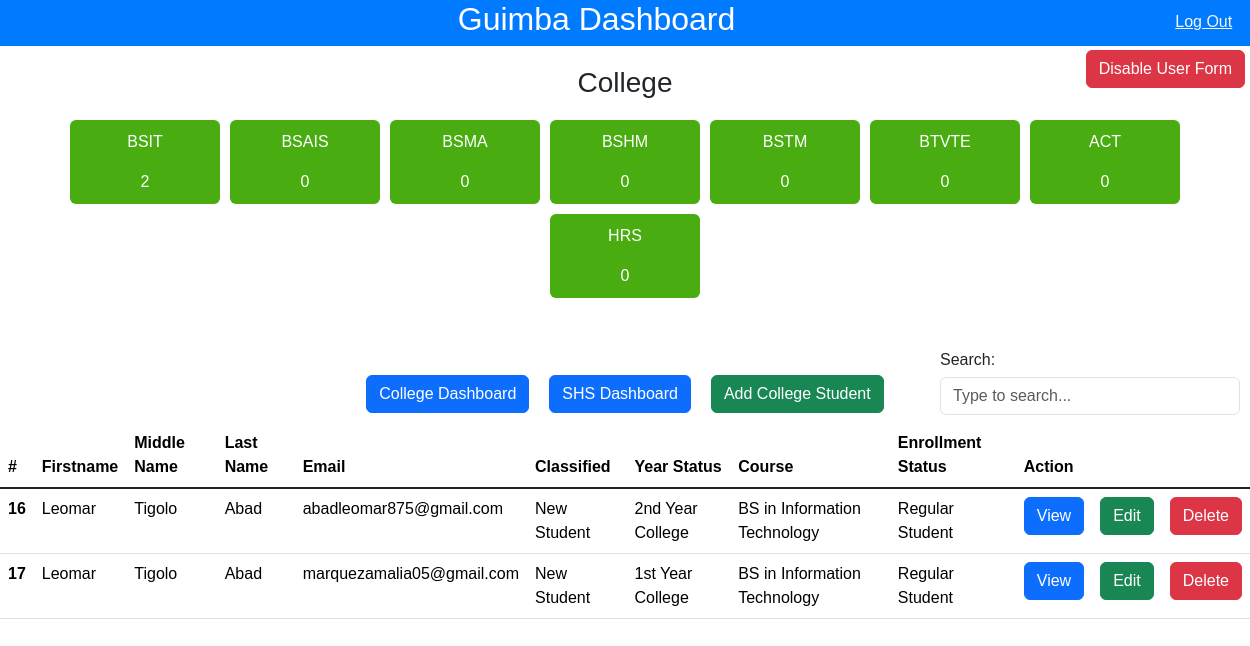
Page /guimba-dashboard.php on the committed database.
### tables this page shows
CREATE TABLE `college` (
  `id` int(11) NOT NULL,
  `username` varchar(100) NOT NULL,
  `password` varchar(100) NOT NULL,
  `email` varchar(100) NOT NULL,
  `Classified` varchar(100) NOT NULL,
  `year_status` varchar(100) NOT NULL,
  `course` varchar(100) NOT NULL,
  `enrollment_status` varchar(100) NOT NULL,
  `student_number` varchar(100) NOT NULL,
  `firstname` varchar(100) NOT NULL,
  `middle_name` varchar(100) NOT NULL,
  `lastname` varchar(100) NOT NULL,
  `name_extension` varchar(100) NOT NULL,
  `date_birth` varchar(100) NOT NULL,
  `house_number` varchar(100) NOT NULL,
  `barangay` varchar(100) NOT NULL,
  `municipal` varchar(100) NOT NULL,
  `province` varchar(100) NOT NULL,
  `zipcode` varchar(100) NOT NULL,
  `sex` varchar(100) NOT NULL,
  `religion` varchar(100) NOT NULL,
  `height` varchar(100) NOT NULL,
  `weigth` varchar(100) NOT NULL,
  `civil_status` varchar(100) NOT NULL,
  `cellhone_number` varchar(100) NOT NULL,
  `facebook_account` varchar(100) NOT NULL,
  `TotalAnnualGrossIncome` varchar(100) NOT NULL,
  `elementary` varchar(100) NOT NULL,
  `year_graduated` varchar(100) NOT NULL,
  `high_school` varchar(100) NOT NULL,
  `year_graduated_hs` varchar(100) NOT NULL,
  `collegiate` varchar(100) NOT NULL,
  `admission` varchar(100) NOT NULL,
  `parent` varchar(100) NOT NULL,
  `contact_number_parent` varchar(100) NOT NULL,
  `branch` varchar(100) NOT NULL,
  `date_time` varchar(100) NOT NULL
);

### guimba-dashboard.php (the view, shortened to what this page needs)
<?php
    $conn = connection();
?>
<!DOCTYPE html>
<html lang="en">
<head>
    <link href="https://cdn.jsdelivr.net/npm/bootstrap@5.3.3/dist/css/bootstrap.min.css" rel="stylesheet">
    <link rel="stylesheet" href="admin.css">
</head>
<body>
    <div class="header-container">
    <h2>Guimba Dashboard</h2>
    <a class="log-out" id="log-out" href="logout.php">Log Out</a>
    </div>
        <h3 style="text-align: center; margin-top: 20px;">College</h3>
    <div class="admin-container">
    <?php
    $sqls = "SELECT COUNT(course) AS course_count FROM `college` WHERE course LIKE 'BS in Information Technology'";
    $results = mysqli_query($conn, $sqls);
    if(mysqli_num_rows($results) > 0){
        while($rows = mysqli_fetch_assoc($results)){
            echo '<div class="div-con"><p>BSIT</p>'.$rows['course_count'].'</div>';
        }
    }
?>
<?php
    $sqls = "SELECT COUNT(course) AS course_count FROM `college` WHERE course LIKE 'BS in Accounting Information System'";
    $results = mysqli_query($conn, $sqls);
    if(mysqli_num_rows($results) > 0){
        while($rows = mysqli_fetch_assoc($results)){
            echo '<div class="div-con"><p>BSAIS</p>'.$rows['course_count'].'</div>';
        }
    }
?>
       <?php
    $sqls = "SELECT COUNT(course) AS course_count FROM `college` WHERE course LIKE 'BS in Management Accounting'";
    $results = mysqli_query($conn, $sqls);
    if(mysqli_num_rows($results) > 0){
        while($rows = mysqli_fetch_assoc($results)){
            echo '<div class="div-con"><p>BSMA</p>'.$rows['course_count'].'</div>';
        }
    }
?>
<?php
    $sqls = "SELECT COUNT(course) AS course_count FROM `college` WHERE course LIKE 'BS in Hospitality Management'";
    $results = mysqli_query($conn, $sqls);
    if(mysqli_num_rows($results) > 0){
        while($rows = mysqli_fetch_assoc($results)){
            echo '<div class="div-con"><p>BSHM</p>'.$rows['course_count'].'</div>';
        }
    }
?>
    <?php
    $sqls = "SELECT COUNT(course) AS course_count FROM `college` WHERE course LIKE 'BS in Tourism Management'";
    $results = mysqli_query($conn, $sqls);
    if(mysqli_num_rows($results) > 0){
        while($rows = mysqli_fetch_assoc($results)){
            echo '<div class="div-con"><p>BSTM</p>'.$rows['course_count'].'</div>';
        }
    }
?>
<?php
    $sqls = "SELECT COUNT(course) AS course_count FROM `college` WHERE course LIKE 'Bachelor in Technical Vocational Teacher Education'";
    $results = mysqli_query($conn, $sqls);
    if(mysqli_num_rows($results) > 0){
        while($rows = mysqli_fetch_assoc($results)){
            echo '<div class="div-con"><p>BTVTE</p>'.$rows['course_count'].'</div>';
        }
    }
?>
<?php
    $sqls = "SELECT COUNT(course) AS course_count FROM `college` WHERE course LIKE 'Associate in Computer Technology (2 Years)'";
    $results = mysqli_query($conn, $sqls);
    if(mysqli_num_rows($results) > 0){
        while($rows = mysqli_fetch_assoc($results)){
            echo '<div class="div-con"><p>ACT</p>'.$rows['course_count'].'</div>';
        }
    }
?>
<?php
    $sqls = "SELECT COUNT(course) AS course_count FROM `college` WHERE course LIKE 'Hotel in Restaurant Services (2 Years)'";
    $results = mysqli_query($conn, $sqls);
    if(mysqli_num_rows($results) > 0){
        while($rows = mysqli_fetch_assoc($results)){
            echo '<div class="div-con"><p>HRS</p>'
            .$rows['course_count'].
            '</div>';
        }
    }
?>
    </div>
    <div class="search">
            <label><h6>Search:</h6></label>
            <input type="text" class="form-control" id="searchInput" placeholder="Type to search..." oninput="filterTable()">
        </div>
    <table id="dataTable"  class="table">
<div class="button-container">
<button id="disableFormButton" class="btn btn-danger">Disable User Form</button>
    <a href="guimba-dashboard.php" class="btn btn-primary">College Dashboard</a>
      <a href="guimba-shs.php" class="btn btn-primary">SHS Dashboard</a>
      <a href="add-college.php" class="btn btn-success">Add College Student</a>
</div>
  <thead>
    <tr>
      <th scope="col">#</th>
      <th scope="col">Firstname</th>
      <th scope="col">Middle Name</th>
      <th scope="col">Last Name</th>
      <th scope="col">Email</th>
      <th scope="col">Classified</th>
      <th scope="col">Year Status</th>
      <th scope="col">Course</th>
      <th scope="col">Enrollment Status</th>
      <th scope="col">Action</th>
    </tr>
  </thead>
  <tbody class="table-group-divider">
    <?php
      $sql = "SELECT * FROM `college` WHERE branch IN ('Guimba')";
      $result = mysqli_query($conn, $sql);
      if(mysqli_num_rows($result) > 0){
        while($row = mysqli_fetch_assoc($result)){
        echo  '<tr>';
        echo  '<th scope="row">'.$row['id'].'</th>'.
          '<td>'.$row['firstname'].'</td>'.
          '<td>'.$row['middle_name'].'</td>'.
          '<td>'.$row['lastname'].'</td>'.
          '<td>'.$row['email'].'</td>'.
          '<td>'.$row['Classified'].'</td>'.
          '<td>'.$row['year_status'].'</td>'.
          '<td>'.$row['course'].'</td>'.
          '<td>'.$row['enrollment_status'].'</td>'.
          '<td>'.'<a class="btn btn-primary" href="view.php?view_id='.$row['id'].'">View</a>'.'</td>'.
          '<td>'.'<a class="btn btn-success" href="edit.php?edit_id='.$row['id'].'">Edit</a>'.'</td>'.
          '<td>'.'<a class="btn btn-danger" href="delete.php?delete_id='.$row['id'].'">Delete</a>'.'</td>';
       echo '</tr>';
        }
      }
    ?>
  </tbody>
</table>
</body>
</html>

### admin.css (style rules this page uses)
* { margin: 0; padding: 0; box-sizing: border-box; font-family: sans-serif; }
.admin-container { display: flex; justify-content: center; flex-wrap: wrap; align-items: center; gap: 10px; margin-top: 20px; }
.admin-container > div { padding: 10px; width: 150px; }
.header-container { display: flex; justify-content: center; text-align: center; background-color: #007bff; color: white; }
.log-out { position: relative; left: 400px; color: whitesmoke; top: 10px; }
.button-container { display: flex; justify-content: center; margin: 10px; gap: 20px; }
.search { position: relative; top: 50px; left: 940px; width: 300px; }

### guimba-dashboard.php (style rules this page uses)
.div-con { text-align: center; background-color: #49AD12; color: white; border-radius: 6px; }
#log-out { position: relative; left: 440px; color: whitesmoke; top: 10px; }
#disableFormButton { position: absolute; top: 50px; right: 5px; }

### rows in the picture
college: id "16", firstname "Leomar", middle_name "Tigolo", lastname "Abad", email "abadleomar875@gmail.com", Classified "New Student", year_status "2nd Year College", course "BS in Information Technology", enrollment_status "Regular Student"
college: id "17", firstname "Leomar", middle_name "Tigolo", lastname "Abad", email "marquezamalia05@gmail.com", Classified "New Student", year_status "1st Year College", course "BS in Information Technology", enrollment_status "Regular Student"

### other values in the picture
$rows['course_count'] "2"
$rows['course_count'] "0"
